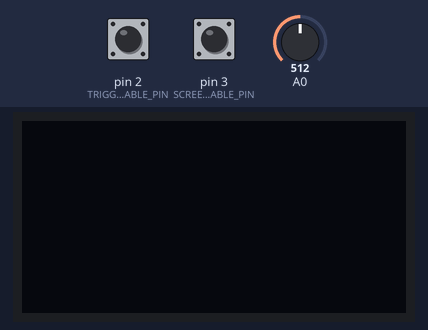
Bench run of a sketch on a simulated Arduino Uno, built with avr-gcc and run on an emulated ATmega328P. Parts: 128×64 one-colour display. The inputs (shaded band) are chosen by the test bench; at power-on: pin 3 (SCREEN_UPDATE_ENABLE_PIN) HIGH, pin 2 (TRIGGER_ENABLE_PIN) HIGH, A0 = 512. The display library's start-up logo is not drawn.

Above: at 3.2 s.
3.3 s: pin 3 (SCREEN_UPDATE_ENABLE_PIN) pulled LOW for 3.2 s
At 7.2 s:
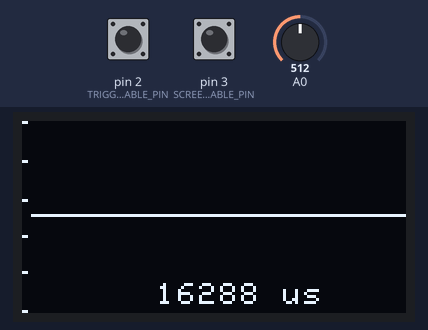
Timing chart, 0 to 8.7 s (numbered marks = the images above; inputs shaded):
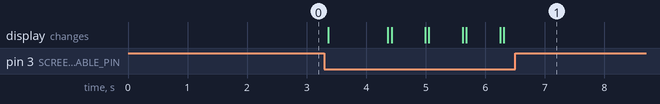

Measured:
- after the input at 3.3 s, the display: changes after 0.06 s (image 1)

The sketch:

oscilloscope.ino
```cpp
#include "SPI.h"
#include "Wire.h"
#include "Adafruit_GFX.h"
#include "Adafruit_SSD1306.h"

#define CHARWIDTH           5
#define CHARHEIGHT          8
#define AXISWIDTH           (2 + 1)
#define VISIBLEVALUEPIXELS  (128 - AXISWIDTH)
#define NUMVALUES           (2 * VISIBLEVALUEPIXELS)

#define SCREEN_WIDTH 128 // OLED display width, in pixels
#define SCREEN_HEIGHT 64 // OLED display height, in pixels

// Declaration for an SSD1306 display connected to I2C (SDA, SCL pins)
#define OLED_RESET     -1 // Reset pin # (or -1 if sharing Arduino reset pin)
Adafruit_SSD1306 display(SCREEN_WIDTH, SCREEN_HEIGHT, &Wire, OLED_RESET);

#define NUMFLAKES     10 // Number of snowflakes in the animation example

#define LOGO_HEIGHT   16
#define LOGO_WIDTH    16
static const unsigned char PROGMEM logo_bmp[] =
{ B00000000, B11000000,
  B00000001, B11000000,
  B00000001, B11000000,
  B00000011, B11100000,
  B11110011, B11100000,
  B11111110, B11111000,
  B01111110, B11111111,
  B00110011, B10011111,
  B00011111, B11111100,
  B00001101, B01110000,
  B00011011, B10100000,
  B00111111, B11100000,
  B00111111, B11110000,
  B01111100, B11110000,
  B01110000, B01110000,
  B00000000, B00110000 };

#define TRIGGER_ENABLE_PIN       2
#define SCREEN_UPDATE_ENABLE_PIN 3

byte values[NUMVALUES];
int pos = 0;
int count = 0;
unsigned long readStartTime = 0;
int sampleRate = 1;


/*
 * 기본 세팅
 *
 * GPIO 2,3을 GND(330옴 연결해서)
 * OLED 128x64 i2C
 * SCL -> A5
 * SDA -> A4
 * VCC -> +5V
 * GND -> GND
 *
 * A0를 가져다대면 voltage 파형 관찰 가능
 *
 */
/********************************************/

//OLED에 글씨 출력하는 함수
void displayln(const char* format, ...)
{
  char buffer[32];

  va_list args;
  va_start(args, format);
  vsprintf(buffer, format, args);
  va_end(args);

  display.setTextSize(1);
  display.setTextColor(WHITE);

  int len = strlen(buffer);
  Serial.println(len);
  for (uint8_t i = 0; i < len; i++) {
    display.setCursor(9 * CHARWIDTH + (i * 7), 7 * CHARHEIGHT - 2);
    display.println(buffer[i]);
    Serial.print(buffer[i]);
  }
}

//그래프의 Y축에 기준점 표시
void drawAxis()
{
  for (int x = 0; x < 2; x++) {
    display.drawPixel(x,  0, WHITE);
    display.drawPixel(x, 13, WHITE);
    display.drawPixel(x, 26, WHITE);
    display.drawPixel(x, 38, WHITE);
    display.drawPixel(x, 50, WHITE);
    display.drawPixel(x, 63, WHITE);
  }
}

//들어온 데이터를 바탕으로 파형을 OLED에 그린다
void drawValues()
{
  int start = 0;

  if ( digitalRead(TRIGGER_ENABLE_PIN) ) {
    for (int i = 0; i < NUMVALUES; i++) {
      if ( values[i] == 0 ) {
        for (; i < NUMVALUES; i++) {
          if ( values[i] != 0 ) {
            start = i;
            break;
          }
        }
        break;
      }
    }

    if ( start >= VISIBLEVALUEPIXELS )
      return;
  }

  for (int i = 0; i < VISIBLEVALUEPIXELS; i++) {
    display.drawPixel(i + AXISWIDTH, 63 - (values[i + start]), WHITE);
  }
}

//화면 프레임시간 출력
void drawFrameTime(unsigned long us)
{
  displayln("%ld us", us);
}

/********************************************/

void setup() {
  display.begin(SSD1306_SWITCHCAPVCC,0x3C);

  //버튼 모드 설정
  pinMode(TRIGGER_ENABLE_PIN, INPUT_PULLUP);
  pinMode(SCREEN_UPDATE_ENABLE_PIN, INPUT_PULLUP);

  display.display();
  delay(2000);
  display.clearDisplay();
}

/********************************************/

void loop() {
  //1프레임 출력의 시간을 체크하기 위한 시간 측정 시작
  if ( pos == 0 )
    readStartTime = micros();

  //BIT SHIFT 연산
  if ( (++count) % sampleRate == 0 ) {
    values[pos++] = analogRead(0) >> 4;
  }

  if ( pos >= NUMVALUES ) {
    unsigned long totalSampleTime = (micros() - readStartTime) / 2;

    //화면 업데이트 핀이 눌려졌다면 OLED에 파형을 출력한다.
    if ( !digitalRead(SCREEN_UPDATE_ENABLE_PIN) ) {
      display.clearDisplay();
      drawAxis();
      drawValues();
      drawFrameTime(totalSampleTime);
      display.display();
    }

    pos = 0;
    count = 0;
  }
}
```
